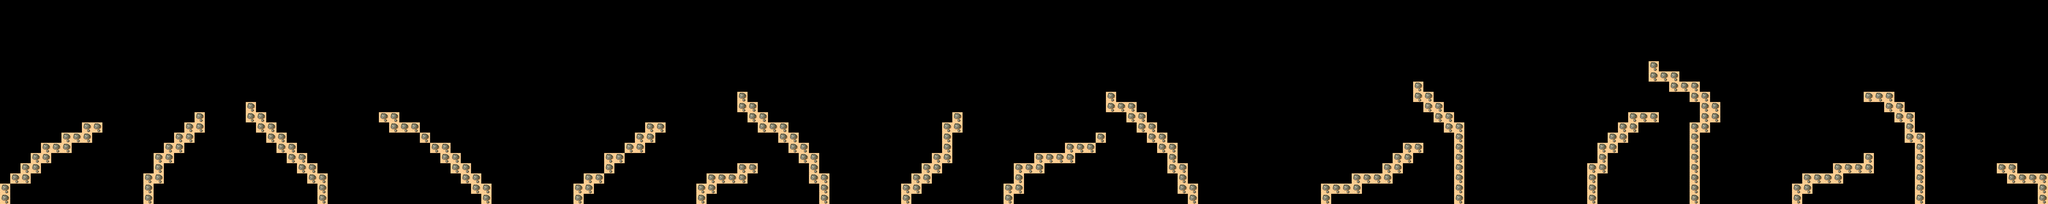

Rendered tile map (Tiled .tmx) drawn with the repository's tilesets; below, a short description and the map source with its tile grids summarised:
An orthogonal 200x20 tile map with 32x32 px tiles, 1 tile layer (main) and 1 object.

<map version="1.0" orientation="orthogonal" renderorder="right-down" width="200" height="20" tilewidth="32" tileheight="32" nextobjectid="54">
 <tileset firstgid="1" name="tmw_desert_spacing" tilewidth="32" tileheight="32" spacing="1" margin="1">
  <image source="resources/tmw_desert_spacing.png" width="265" height="199" />
  <tile id="29">
   <objectgroup draworder="index">
    <object id="0" x="0" y="0" width="32" height="31" />
   </objectgroup>
  </tile>
 </tileset>
 <layer name="main" width="200" height="20">
  <data>[4000 cells, 258 non-empty, 1 distinct tile ids]</data>
 </layer>
</map>
